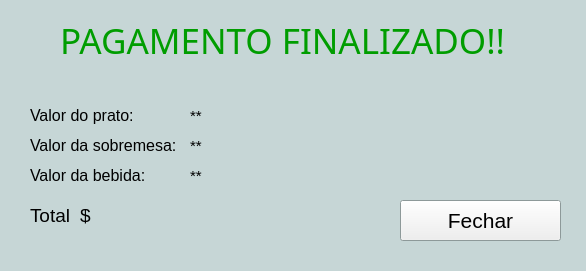
<?xml version="1.0" encoding="UTF-8"?>
<ui version="4.0">
 <class>MainWindow</class>
 <widget class="QMainWindow" name="MainWindow">
  <property name="geometry">
   <rect>
    <x>0</x>
    <y>0</y>
    <width>586</width>
    <height>271</height>
   </rect>
  </property>
  <property name="palette">
   <palette>
    <active>
     <colorrole role="Base">
      <brush brushstyle="SolidPattern">
       <color alpha="255">
        <red>255</red>
        <green>255</green>
        <blue>255</blue>
       </color>
      </brush>
     </colorrole>
     <colorrole role="Window">
      <brush brushstyle="SolidPattern">
       <color alpha="255">
        <red>198</red>
        <green>214</green>
        <blue>214</blue>
       </color>
      </brush>
     </colorrole>
    </active>
    <inactive>
     <colorrole role="Base">
      <brush brushstyle="SolidPattern">
       <color alpha="255">
        <red>255</red>
        <green>255</green>
        <blue>255</blue>
       </color>
      </brush>
     </colorrole>
     <colorrole role="Window">
      <brush brushstyle="SolidPattern">
       <color alpha="255">
        <red>198</red>
        <green>214</green>
        <blue>214</blue>
       </color>
      </brush>
     </colorrole>
    </inactive>
    <disabled>
     <colorrole role="Base">
      <brush brushstyle="SolidPattern">
       <color alpha="255">
        <red>198</red>
        <green>214</green>
        <blue>214</blue>
       </color>
      </brush>
     </colorrole>
     <colorrole role="Window">
      <brush brushstyle="SolidPattern">
       <color alpha="255">
        <red>198</red>
        <green>214</green>
        <blue>214</blue>
       </color>
      </brush>
     </colorrole>
    </disabled>
   </palette>
  </property>
  <property name="windowTitle">
   <string>Conta</string>
  </property>
  <widget class="QWidget" name="centralwidget">
   <widget class="QLabel" name="label_title">
    <property name="geometry">
     <rect>
      <x>60</x>
      <y>10</y>
      <width>511</width>
      <height>61</height>
     </rect>
    </property>
    <property name="palette">
     <palette>
      <active>
       <colorrole role="WindowText">
        <brush brushstyle="SolidPattern">
         <color alpha="255">
          <red>0</red>
          <green>157</green>
          <blue>0</blue>
         </color>
        </brush>
       </colorrole>
      </active>
      <inactive>
       <colorrole role="WindowText">
        <brush brushstyle="SolidPattern">
         <color alpha="255">
          <red>0</red>
          <green>157</green>
          <blue>0</blue>
         </color>
        </brush>
       </colorrole>
      </inactive>
      <disabled>
       <colorrole role="WindowText">
        <brush brushstyle="SolidPattern">
         <color alpha="255">
          <red>120</red>
          <green>120</green>
          <blue>120</blue>
         </color>
        </brush>
       </colorrole>
      </disabled>
     </palette>
    </property>
    <property name="font">
     <font>
      <family>COCOGOOSE </family>
      <pointsize>26</pointsize>
      <weight>50</weight>
      <bold>false</bold>
     </font>
    </property>
    <property name="text">
     <string>PAGAMENTO FINALIZADO!!</string>
    </property>
   </widget>
   <widget class="QLabel" name="label_valorPrato">
    <property name="geometry">
     <rect>
      <x>30</x>
      <y>100</y>
      <width>131</width>
      <height>31</height>
     </rect>
    </property>
    <property name="font">
     <font>
      <pointsize>12</pointsize>
     </font>
    </property>
    <property name="text">
     <string>Valor do prato: </string>
    </property>
   </widget>
   <widget class="QLabel" name="label_valorSobremesa">
    <property name="geometry">
     <rect>
      <x>30</x>
      <y>130</y>
      <width>161</width>
      <height>31</height>
     </rect>
    </property>
    <property name="font">
     <font>
      <pointsize>12</pointsize>
     </font>
    </property>
    <property name="text">
     <string>Valor da sobremesa:</string>
    </property>
   </widget>
   <widget class="QLabel" name="label_valorBebida">
    <property name="geometry">
     <rect>
      <x>30</x>
      <y>160</y>
      <width>141</width>
      <height>31</height>
     </rect>
    </property>
    <property name="font">
     <font>
      <pointsize>12</pointsize>
     </font>
    </property>
    <property name="text">
     <string>Valor da bebida:</string>
    </property>
   </widget>
   <widget class="QLabel" name="label_Total">
    <property name="geometry">
     <rect>
      <x>30</x>
      <y>200</y>
      <width>41</width>
      <height>31</height>
     </rect>
    </property>
    <property name="font">
     <font>
      <pointsize>14</pointsize>
     </font>
    </property>
    <property name="text">
     <string>Total:</string>
    </property>
   </widget>
   <widget class="QLabel" name="label_pratoTotal">
    <property name="geometry">
     <rect>
      <x>190</x>
      <y>100</y>
      <width>141</width>
      <height>31</height>
     </rect>
    </property>
    <property name="font">
     <font>
      <pointsize>11</pointsize>
     </font>
    </property>
    <property name="text">
     <string>**</string>
    </property>
   </widget>
   <widget class="QLabel" name="label_sobremesaTotal">
    <property name="geometry">
     <rect>
      <x>190</x>
      <y>130</y>
      <width>141</width>
      <height>31</height>
     </rect>
    </property>
    <property name="font">
     <font>
      <pointsize>11</pointsize>
     </font>
    </property>
    <property name="text">
     <string>**</string>
    </property>
   </widget>
   <widget class="QLabel" name="label_bebidaTotal">
    <property name="geometry">
     <rect>
      <x>190</x>
      <y>160</y>
      <width>141</width>
      <height>31</height>
     </rect>
    </property>
    <property name="font">
     <font>
      <pointsize>11</pointsize>
     </font>
    </property>
    <property name="text">
     <string>**</string>
    </property>
   </widget>
   <widget class="QLabel" name="label_valorTotal">
    <property name="geometry">
     <rect>
      <x>80</x>
      <y>200</y>
      <width>141</width>
      <height>31</height>
     </rect>
    </property>
    <property name="font">
     <font>
      <pointsize>14</pointsize>
     </font>
    </property>
    <property name="text">
     <string>$</string>
    </property>
   </widget>
   <widget class="QPushButton" name="btFechar">
    <property name="geometry">
     <rect>
      <x>400</x>
      <y>200</y>
      <width>161</width>
      <height>41</height>
     </rect>
    </property>
    <property name="font">
     <font>
      <pointsize>16</pointsize>
     </font>
    </property>
    <property name="text">
     <string>Fechar</string>
    </property>
   </widget>
  </widget>
 </widget>
 <resources/>
 <connections/>
</ui>
